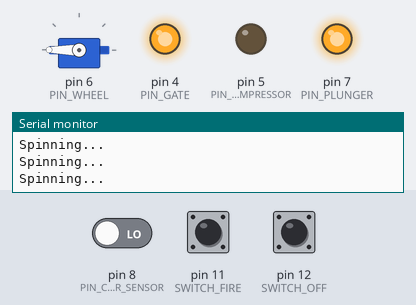
The sketch below on a simulated Arduino Uno, built with avr-gcc and run on an emulated ATmega328P. Shown: servo, output pins drawn as LEDs (lit = HIGH), the last lines printed to the serial monitor. Inputs (shaded band) come from the test bench; at power-on: pin 11 (SWITCH_FIRE) HIGH, pin 12 (SWITCH_OFF) HIGH, pin 8 (PIN_COMPRESSOR_SENSOR) LOW.

Above: at 1.2 s.
1.3 s: pin 11 (SWITCH_FIRE) pulled LOW for 0.15 s
At 2.0 s:
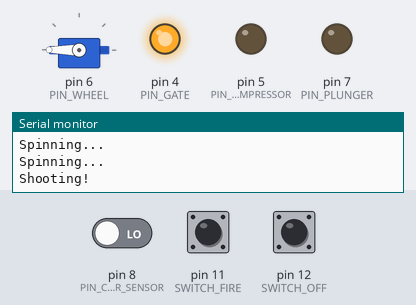
4.4 s: pin 12 (SWITCH_OFF) pulled LOW for 0.15 s
At 4.5 s:
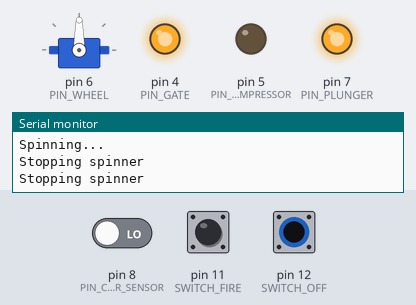
6.0 s: pin 8 (PIN_COMPRESSOR_SENSOR) driven HIGH
At 7.2 s:
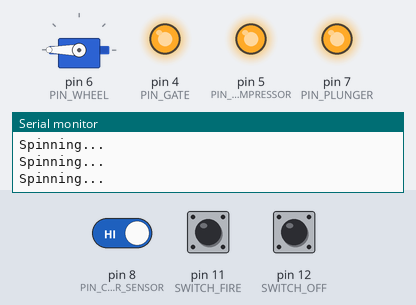
7.5 s: pin 12 (SWITCH_OFF) pulled LOW for 1 s
At 8.3 s:
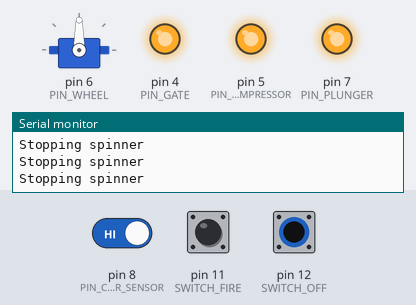
10.0 s: pin 11 (SWITCH_FIRE) pulled LOW for 1 s
At 11.8 s:
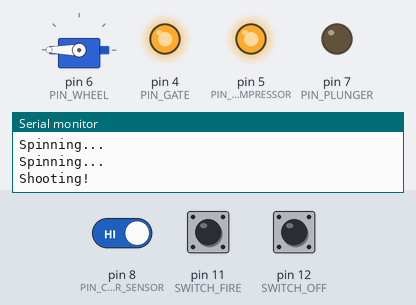
14.0 s: pin 11 (SWITCH_FIRE) pulled LOW for 3.2 s
At 18.7 s:
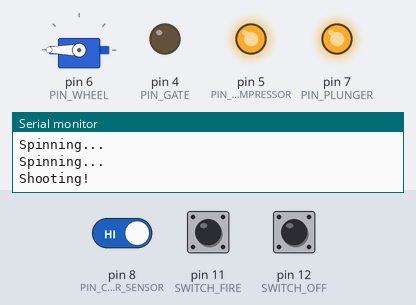
Timing chart, 0 to 20.3 s (numbered marks = the images above; inputs shaded):
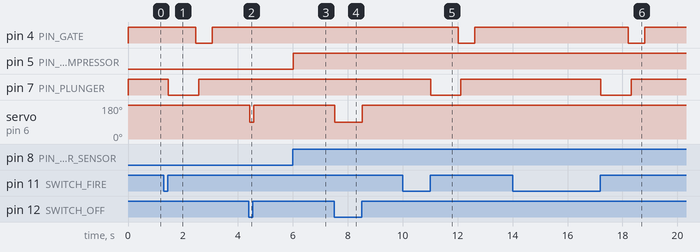

Measured:
- after the input at 1.3 s, pin 4 (PIN_GATE): HIGH → LOW after 1.2 s, → HIGH 0.60 s later; pin 7 (PIN_PLUNGER): HIGH → LOW after 0.17 s, → HIGH 1.1 s later
- after the input at 4.4 s, servo on pin 6 (PIN_WHEEL): 180° → 90° at once, → 180° 0.14 s later
- after the input at 6.0 s, pin 5 (PIN_COMPRESSOR): LOW → HIGH at once
- after the input at 7.5 s, servo on pin 6 (PIN_WHEEL): 180° → 90° at once, → 180° 1.0 s later
- after the input at 10.0 s, pin 4 (PIN_GATE): HIGH → LOW after 2.0 s, → HIGH 0.60 s later; pin 7 (PIN_PLUNGER): HIGH → LOW after 1.0 s, → HIGH 1.1 s later
- after the input at 14.0 s, pin 4 (PIN_GATE): HIGH → LOW after 4.2 s, → HIGH 0.60 s later; pin 7 (PIN_PLUNGER): HIGH → LOW after 3.2 s, → HIGH 1.1 s later

The sketch:

ChewyArduino.ino
```cpp
#include <Servo.h>

#define PIN_COMPRESSOR 5
#define PIN_WHEEL 6
#define PIN_PLUNGER 7
#define PIN_GATE 4
#define PIN_COMPRESSOR_SENSOR 8
#define SWITCH_OFF 12
#define SWITCH_FIRE 11

bool primed = false;

Servo spinner;

#define DELAY 500

void setup() {
	pinMode(PIN_COMPRESSOR, OUTPUT);
	spinner.attach(PIN_WHEEL, 1000, 2000);
	spinner.write(1500);
	pinMode(PIN_PLUNGER, OUTPUT);
	digitalWrite(PIN_PLUNGER, HIGH);
	pinMode(PIN_GATE, OUTPUT);
	digitalWrite(PIN_GATE, HIGH);
	pinMode(PIN_COMPRESSOR_SENSOR, INPUT);
	pinMode(SWITCH_OFF, INPUT_PULLUP);
	pinMode(SWITCH_FIRE, INPUT_PULLUP);
	Serial.begin(9600);
}

void loop() {
	if (digitalRead(PIN_COMPRESSOR_SENSOR)) {
		digitalWrite(PIN_COMPRESSOR, HIGH);
	} else {
		digitalWrite(PIN_COMPRESSOR, LOW);
	}

	if (!digitalRead(SWITCH_OFF)) {
		Serial.println("Stopping spinner");
		spinner.write(1500);
	} else {
		Serial.println("Spinning...");
		spinner.write(2000);
	}

	// pulled to fire, about to go
	if (!digitalRead(SWITCH_FIRE)) {
		primed = true;
	}
	// fire when released back to arm
	if (!!digitalRead(SWITCH_OFF) && !!digitalRead(SWITCH_FIRE) && primed) {
		primed = false;
		Serial.println("Shooting!");
		digitalWrite(PIN_PLUNGER, LOW);
		delay(1000);
		digitalWrite(PIN_GATE, LOW);
		delay(100);
		digitalWrite(PIN_PLUNGER, HIGH);
		delay(500);
		digitalWrite(PIN_GATE, HIGH);
	}
}
```
